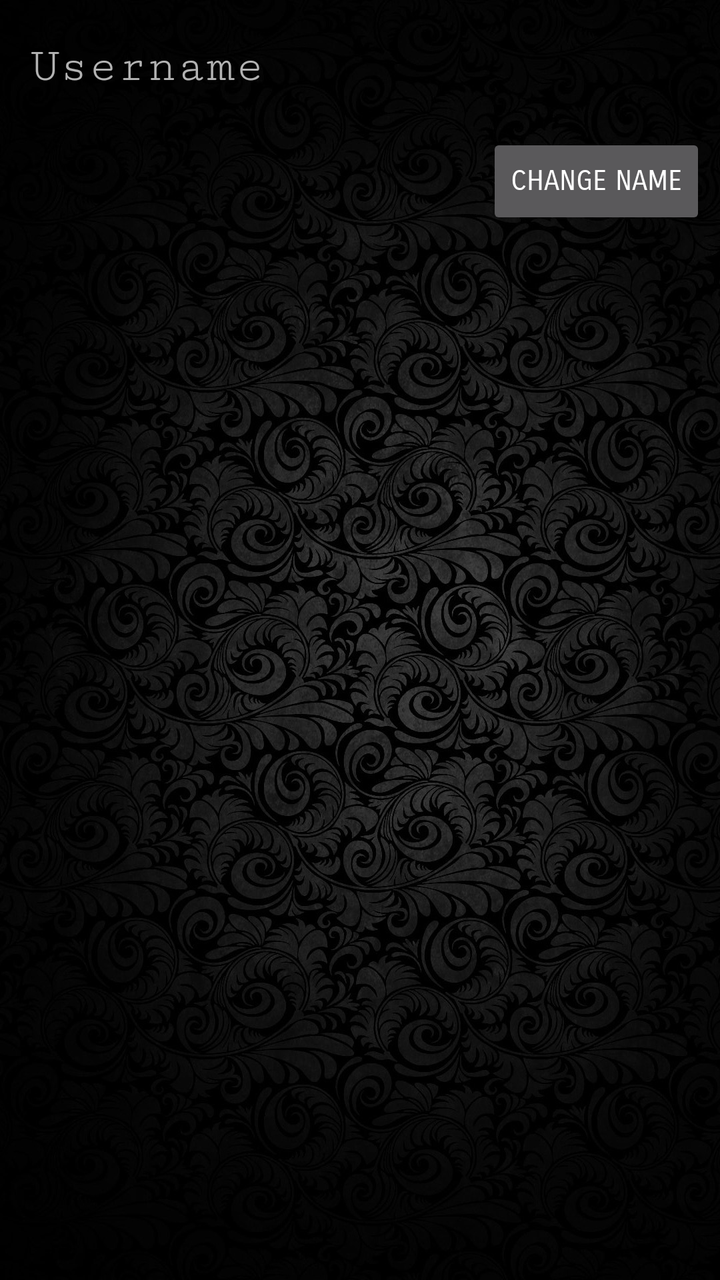
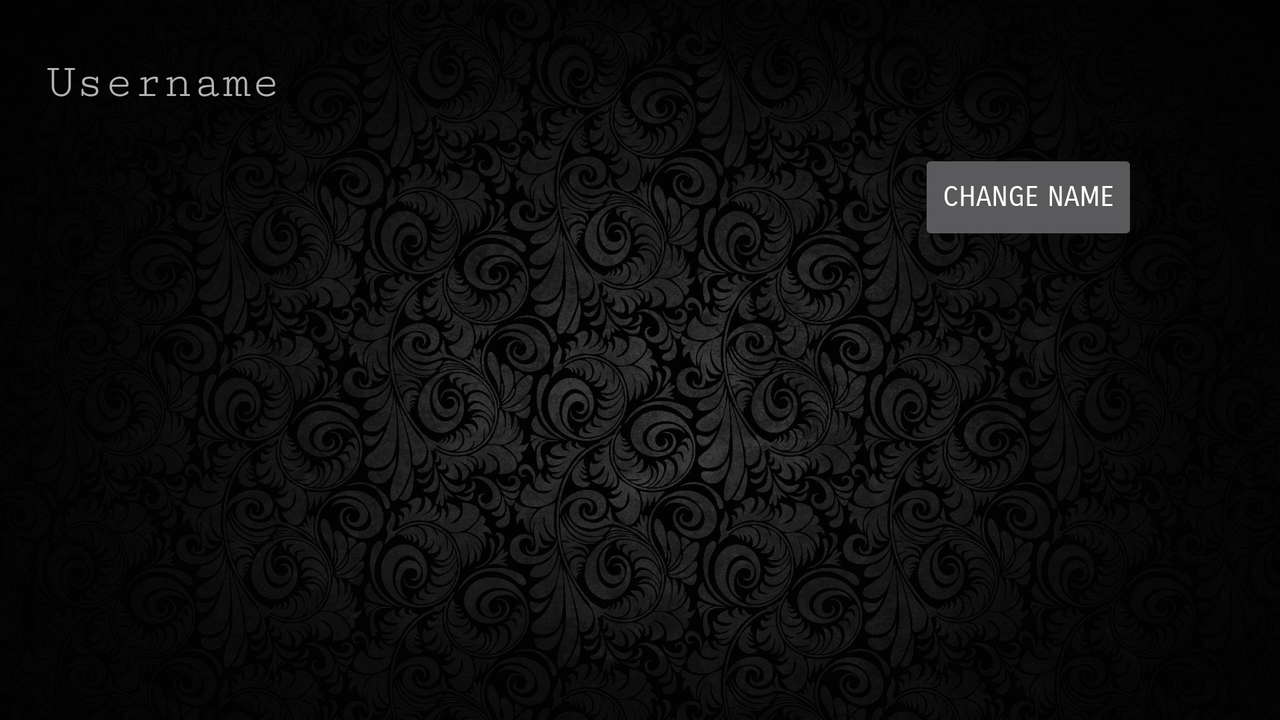

Two renders of one Android screen. The first uses the default layout on a phone; the second uses the alternative layout the repository ships for a different screen configuration, on a matching device. The two XML files are below.
<!-- AndroidManifest.xml: application theme CardsAgainstHumanity -->
<!-- res/layout/activity_user_profile.xml -->
<?xml version="1.0" encoding="utf-8"?>
<android.support.constraint.ConstraintLayout xmlns:android="http://schemas.android.com/apk/res/android"
    xmlns:app="http://schemas.android.com/apk/res-auto"
    xmlns:tools="http://schemas.android.com/tools"
    android:layout_width="match_parent"
    android:layout_height="match_parent"

    android:background="@drawable/background_port"

    android:baselineAligned="false"
    android:orientation="vertical"
    tools:layout_editor_absoluteX="0dp"
    tools:layout_editor_absoluteY="25dp">

    <LinearLayout xmlns:android="http://schemas.android.com/apk/res/android"
        android:id="@+id/linear"
        android:layout_width="368dp"
        android:layout_height="495dp"
        android:orientation="vertical"
        tools:layout_editor_absoluteX="8dp"
        tools:layout_editor_absoluteY="8dp">

        <TextView
            android:id="@+id/textView11"
            android:layout_width="match_parent"
            android:layout_height="wrap_content"
            android:layout_marginLeft="15dp"
            android:layout_marginRight="15dp"
            android:layout_marginTop="20dp"
            android:layout_weight="0.00"
            android:fontFamily="serif-monospace"
            android:text="Username"
            android:textAppearance="@android:style/TextAppearance.Material.Small"
            android:textSize="24sp" />

        <Button
            android:id="@+id/EditName"
            android:layout_width="wrap_content"
            android:layout_height="wrap_content"
            android:layout_gravity="right"
            android:layout_marginRight="15dp"
            android:layout_marginTop="20dp"
            android:layout_weight="0.00"
            android:fontFamily="sans-serif-smallcaps"
            android:text="Change Name" />

    </LinearLayout>

</android.support.constraint.ConstraintLayout>
<!-- resources referenced by this layout -->
<resources>
  <!-- drawable background_port: jpg bitmap (drawable, 238173 bytes) -->
  <style name="CardsAgainstHumanity" parent="Theme.AppCompat" />
</resources>
<!-- res/layout-land/activity_user_profile.xml (the repository's variant of the layout above) -->
<!-- drawn on the phone turned sideways -->
<?xml version="1.0" encoding="utf-8"?>
<android.support.constraint.ConstraintLayout xmlns:android="http://schemas.android.com/apk/res/android"
    xmlns:app="http://schemas.android.com/apk/res-auto"
    xmlns:tools="http://schemas.android.com/tools"
    android:layout_width="match_parent"
    android:layout_height="match_parent"

    android:background="@drawable/background_land"

    android:baselineAligned="false"
    android:orientation="vertical"
    tools:layout_editor_absoluteX="0dp"
    tools:layout_editor_absoluteY="25dp">

    <LinearLayout xmlns:android="http://schemas.android.com/apk/res/android"
        android:id="@+id/linear"
        android:layout_width="576dp"
        android:layout_height="0dp"
        android:layout_marginBottom="8dp"
        android:layout_marginStart="8dp"
        android:layout_marginTop="8dp"
        android:orientation="vertical"
        app:layout_constraintBottom_toBottomOf="parent"
        app:layout_constraintLeft_toLeftOf="parent"
        app:layout_constraintTop_toTopOf="parent"
        tools:layout_constraintBottom_creator="1"
        tools:layout_constraintLeft_creator="1"
        tools:layout_constraintTop_creator="1">

        <TextView
            android:id="@+id/textView11"
            android:layout_width="match_parent"
            android:layout_height="wrap_content"
            android:layout_marginLeft="15dp"
            android:layout_marginRight="15dp"
            android:layout_marginTop="20dp"
            android:layout_weight="0.00"
            android:fontFamily="serif-monospace"
            android:text="Username"
            android:textAppearance="@android:style/TextAppearance.Material.Small"
            android:textSize="24sp" />

        <Button
            android:id="@+id/EditName"
            android:layout_width="wrap_content"
            android:layout_height="wrap_content"
            android:layout_gravity="right"
            android:layout_marginRight="15dp"
            android:layout_marginTop="20dp"
            android:layout_weight="0.00"
            android:fontFamily="sans-serif-smallcaps"
            android:text="Change Name" />

    </LinearLayout>

</android.support.constraint.ConstraintLayout>
<!-- resources referenced by the variant -->
<!-- as the phone turned sideways resolves them -->
<resources>
  <!-- drawable background_land: jpg bitmap (drawable, 237849 bytes) -->
  <style name="CardsAgainstHumanity" parent="Theme.AppCompat" />
</resources>
